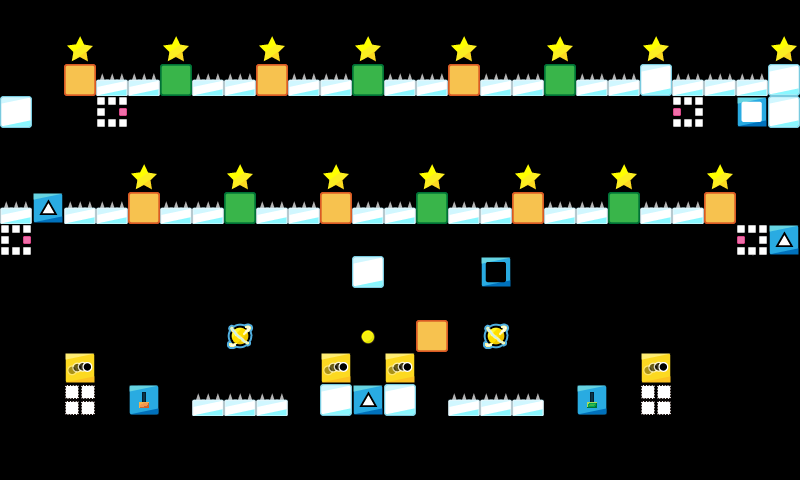

Below is a game level as drawn by its tile map, then a one-line description and the .tmx that defines it (tile-layer data replaced by summaries):
An orthogonal 25x15 tile map with 32x32 px tiles, 1 tile layer (map).

<map version="1.0" orientation="orthogonal" renderorder="right-down" width="25" height="15" tilewidth="32" tileheight="32" nextobjectid="1">
 <properties>
  <property name="ad" value="false" />
 </properties>
 <tileset firstgid="1" name="map_tiles" tilewidth="32" tileheight="32" tilecount="225" columns="15">
  <image source="../../img/map_tiles.png" width="480" height="480" />
 </tileset>
 <layer name="map" width="25" height="15">
  <data>[375 cells, 92 non-empty, 16 distinct tile ids]</data>
 </layer>
 <objectgroup color="#ffffff" name="Object Layer 1" />
</map>
